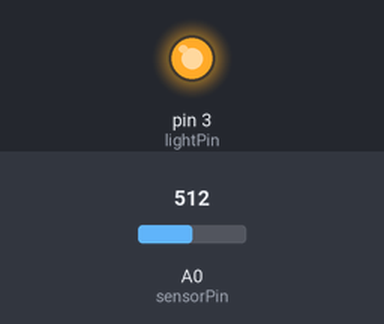
A sketch run on a simulated Arduino Uno, built with avr-gcc and run on an emulated ATmega328P. On the bench: output pins drawn as LEDs (lit = HIGH). The test bench sets the inputs (shaded band); at power-on: A0 (sensorPin) = 512. What the sketch prints to the serial monitor is not drawn.

Above: at 0.1 s.
Timing chart, 0 to 1.6 s (numbered marks = the images above):
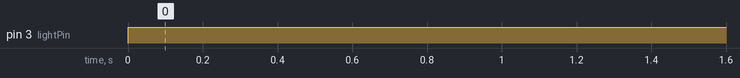

The sketch:

LightControl.ino
```cpp
/* */

int sensorPin = A0;
int lightPin = 3;
int lightTriggerLevel = 800;
int lightMaximumLevel = 600;

float rawRange = 1024; // 3.3v
float logRange = 5; // 3.3v = 10^5 lux (the max our sensor can measure)

void setup() {
 analogReference(EXTERNAL); //
 Serial.begin(9600);
 Serial.println("Responsive Plant Light Setup");
 pinMode(sensorPin, INPUT);
 pinMode(lightPin, OUTPUT);
}

void loop() {
  int rawValue = analogRead(sensorPin);
  if(rawValue<lightTriggerLevel){
    if(rawValue<lightMaximumLevel){
      analogWrite(lightPin, 255);
    }
    else{
      int lightLevel = map(lightTriggerLevel-rawValue, 0, lightTriggerLevel-lightMaximumLevel, 0, 255);
    }

  }

  Serial.print("Light Level in Area:");
  Serial.println(rawValue);
}

float RawToLux(int raw)
{
 float logLux = raw * logRange / rawRange;
 return pow(10, logLux);
}
```

Measured:
- by itself, pin 3 (lightPin): LOW → HIGH at 0.00 s
